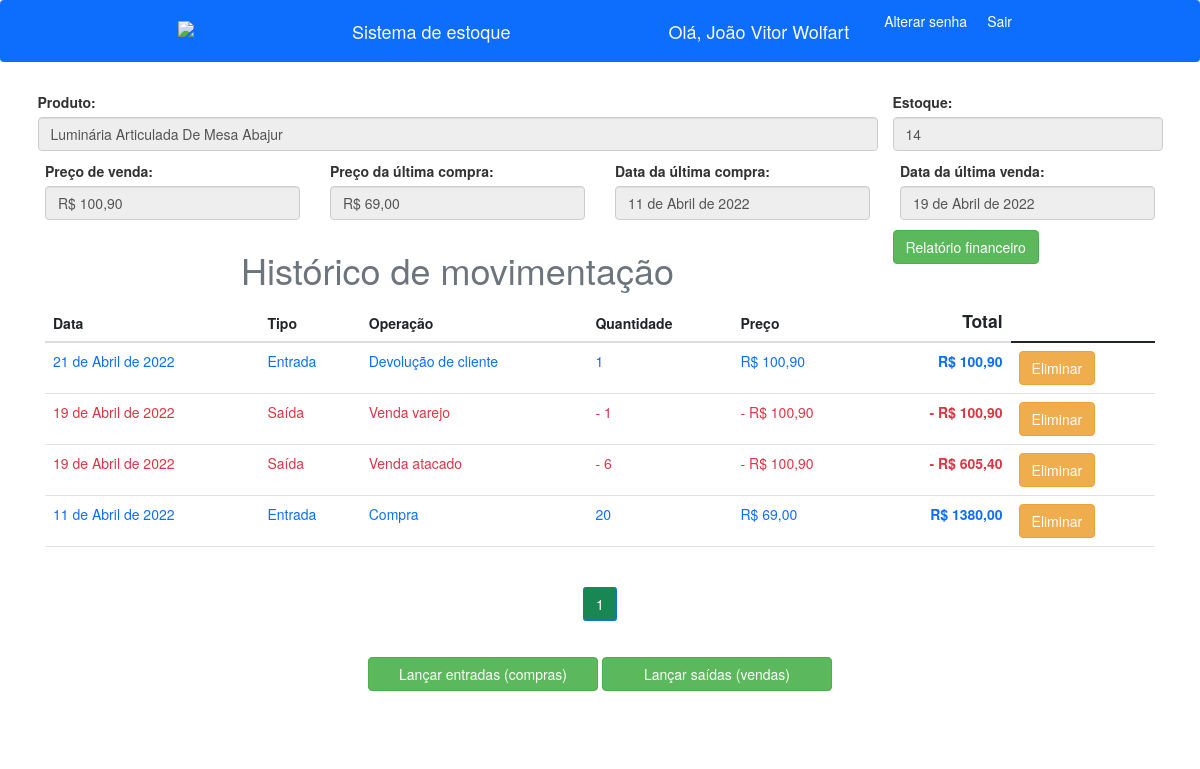
/relatorio/18 (signed in), run on the app's committed database.
### produtos/models.py (models this page shows, shortened)
class Produto(models.Model):
    produto = models.CharField(max_length=200)
    categoria = models.ForeignKey(Categoria, on_delete=models.DO_NOTHING)
    medida = models.ForeignKey(Medidas, on_delete=models.DO_NOTHING, blank=True, null=True)
    data_ultima_compra = models.DateField(blank=True, null=True)
    preco_ultima_compra = models.DecimalField(max_digits=7, decimal_places=2, blank=True, null=True)
    preco_venda = models.DecimalField(max_digits=7, decimal_places=2, blank=True, null=True)
    data_ultima_venda = models.DateField(blank=True, null=True)
    estoque = models.IntegerField(default=0)
    informacoes = models.TextField(blank=True, null=True)
    foto = models.ImageField(blank=True, upload_to='fotos')
    usuario = models.ForeignKey(User, on_delete=models.CASCADE, blank=True, null=True)
    ativo = models.BooleanField(default=True)

class Historico(models.Model):
    data = models.DateField()
    movimentacao = models.ForeignKey(Movimento, on_delete=models.DO_NOTHING)
    produto = models.ForeignKey(Produto, on_delete=models.DO_NOTHING)
    quantidade = models.IntegerField()
    preco = models.DecimalField(max_digits=7, decimal_places=2)
    excluido = models.BooleanField(default=False)

class Movimento(models.Model):
    tipo_movimento = models.CharField(max_length=50)
    entrada = models.BooleanField()
    somente_contabil = models.BooleanField(default=False)
    def __str__(self):
        return self.tipo_movimento

### produtos/views.py (the view)
# urls.py: path('relatorio/<int:id>', views.relatorio, name='relatorio'),
@login_required(login_url='login')
def relatorio(request, id):
    produto = Produto.objects.get(id=id)
    historico = Historico.objects.all().filter(
        produto=produto, excluido=False
    ).order_by('-data')
    paginator = Paginator(historico, 5)
    page = request.GET.get('p')
    historico = paginator.get_page(page)
    total = []
    for c in historico:
        total.append(c.preco*c.quantidade)
    teste = zip(historico, total)
    return render(request, 'paginas/relatorios.html', {'produto':produto, 'historico':historico, 'total':total, 'teste':teste})

### produtos/templates/paginas/relatorios.html (shortened to what this page needs)
{% extends 'base.html'%}
{% load static%}
{%block 'conteudo'%}
    <div class="row">
      <div class="mb-3 col-9">
        <label class="form-label">Produto: </label>
        <input type="text" class="form-control" name="produto" placeholder="Nome do produto" value="{{produto.produto}}" disabled>
      </div>
      <div class="mb-3 col-3">
        <label class="form-label">Estoque: </label>
        <input type="text" class="form-control" name="estoque" placeholder="Nome do produto" value="{{produto.estoque}}" disabled>
      </div>
    </div>
    <div class="row">
      <div class="mb-3 col-md-3">
        <label class="form-label">Preço de venda: </label>
        <input type="text" class="form-control" name="preco_venda" value="R$ {{produto.preco_venda}}" disabled>
      </div>
      {% if produto.preco_ultima_compra %}
      <div class="mb-3 col-md-3">
        <label class="form-label">Preço da última compra: </label>
        <input type="text" class="form-control" name="preco_compra" value="R$ {{produto.preco_ultima_compra}}" disabled>
      </div>
      {% else %}
      <div class="mb-3 col-md-3">
        <label class="form-label">Preço da última compra: </label>
        <input type="text" class="form-control" name="preco_compra" value="Nenhuma compra efetuada ainda" disabled>
      </div>
      {% endif %}
      {% if produto.data_ultima_compra %}
      <div class="mb-3 col-md-3">
        <label class="form-label">Data da última compra: </label>
        <input type="text" class="form-control" name="data_compra" value="{{produto.data_ultima_compra}}" disabled>
      </div>
      {% else %}
      <div class="mb-3 col-md-3">
        <label class="form-label">Data da última compra: </label>
        <input type="text" class="form-control" name="data_compra" value="Nenhuma compra efetuada ainda" disabled>
      </div>
      {% endif %}
      {% if produto.data_ultima_venda %}
      <div class="mb-3 col-md-3">
        <label class="form-label">Data da última venda: </label>
        <input type="text" class="form-control" name="data_compra" value="{{produto.data_ultima_venda}}" disabled>
      </div>
      {% else %}
      <div class="mb-3 col-md-3">
        <label class="form-label">Data da última venda: </label>
        <input type="text" class="form-control" name="data_compra" value="Nenhuma venda efetuada ainda" disabled>
      </div>
      {% endif %}
    </div>
    <div class="row">
      <div class="col-9">
        <h1 class="text-center text-secondary">Histórico de movimentação</h1>
      </div>
      <div class="col-3">
        <a href="{% url 'financeiro' produto.id%}" class="btn btn-success text-end">Relatório financeiro</a>
      </div>
    </div>
    <table class="table table-hover">
        <thead>
          <tr>
            <th scope="col">Data</th>
            <th scope="col">Tipo</th>
            <th scope="col">Operação</th>
            <th scope="col">Quantidade</th>
            <th scope="col">Preço</th>
            <th scope="col" class="text-end fs-3">Total</th>
          </tr>
        </thead>
        <tbody>
          {% for h, c in teste%}
          {% if h.movimentacao.entrada %}
          <tr class="text-primary">
              <td>{{h.data}}</td>
              <td>Entrada</td>
              <td>{{h.movimentacao}}</td>
              <td>{{h.quantidade}}</td>
              <td>R$ {{h.preco}}</td>
              <td class="text-end"><strong>R$ {{c}}</strong></td>
              <td> <a class="btn btn-warning" data-toggle="modal" data-target="#myModal{{h.id}}">Eliminar</a></td>
          </tr>
          {% else %}
          <tr class="text-danger">
              <td>{{h.data}}</td>
              <td>Saída</td>
              <td>{{h.movimentacao}}</td>
              <td>- {{h.quantidade}}</td>
              <td>- R$ {{h.preco}}</td>
              <td class="text-end"><strong>- R$ {{c}}</strong></td>
              <td> <a class="btn btn-warning" data-toggle="modal" data-target="#myModal{{h.id}}">Eliminar</a></td>
          </tr>
          {% endif %}
          {%endfor%}
        </tbody>
      </table>
      <nav aria-label="Page navigation example" class="mb-1 justify-content-center text-center">
        <ul class="pagination justify-content-center text-center">
          {%for pagina in historico.paginator.page_range%}
          {%if historico.number == pagina%}
            <li class="page-item active"><a class="page-link bg-success" href="?p={{pagina}}">{{pagina}}</a></li>
          {% else %}
            <li class="page-item"><a class="page-link" href="?p={{pagina}}">{{pagina}}</a></li>
          {%endif%}
          {%endfor%}
        </ul>
      </nav>
      <div class="text-center">
      <a href="{% url 'entradas' produto.id%}" class="btn btn-success my-3" style="width: 230px;">Lançar entradas (compras)</a>
      {% if produto.estoque > 0 %}
      <a href="{% url 'saidas' produto.id%}" class="btn btn-success my-3" style="width: 230px;">Lançar saídas (vendas)</a>
      {% else %}
      <a href="" class="btn btn-success disabled my-3" style="width: 230px;">Lançar saídas (vendas)</a>
      {% endif %}
      </div>
    <link rel="stylesheet" href="https://maxcdn.bootstrapcdn.com/bootstrap/3.4.1/css/bootstrap.min.css">
      <br><br>
{%endblock%}

### templates/base.html (shortened to what this page needs)
{% load static%}
<!doctype html>
<html lang="pt-br">
  <head>
    <link href="https://cdn.jsdelivr.net/npm/bootstrap@5.1.3/dist/css/bootstrap.min.css" rel="stylesheet">
    <link rel="stylesheet" href="{% static 'css/blog.css' %}">
  </head>
  <body>
    <nav class="navbar navbar-light bg-primary">
        <div class="container">
          <a href="{% url 'home'%}" class="navbar-brand nav-link text-light text-start"><img src="{% static 'img/icone_home.png'%}" style="max-width: 50px;"></span>
          <a href="{% url 'home'%}" class="navbar-brand nav-link text-light text-start">Sistema de estoque</span>
          <div class="d-flex">
          {% if user.first_name != ''%}
          <span>Olá, {{user.first_name}} {{user.last_name}}</span>
          {% else %}
          <span>Olá, {{user}}</span>
          {%endif%}
          <a class="nav-link text-white" href="{% url 'alterar_senha' %}">Alterar senha</a>
          <a class="nav-link text-white" href="{% url 'logout' %}">Sair</a>
          </div>
        </div>
      </nav>
      <div class="container mt-5 mb-3">
      {% block 'conteudo' %}
      {% endblock %}
    </div>
  </body>
</html>

### templates/static/css/blog.css (style rules this page uses)
* { margin: 0; padding: 0; }
body { background-color: azure; }
.container { width: 90%; margin: 0 auto; }
a { cursor: pointer; }

### data on the page
Produto: produto "Luminária Articulada De Mesa Abajur", estoque "14", preco_venda "R$ 100,90", preco_compra "R$ 69,00", data_compra "11 de Abril de 2022", data_compra "19 de Abril de 2022"
Historico: data "21 de Abril de 2022", movimentacao "Devolução de cliente", quantidade "1", preco "100,90", c "100,90"
Historico: data "19 de Abril de 2022", movimentacao "Venda varejo", quantidade "1", preco "100,90", c "100,90"
Historico: data "19 de Abril de 2022", movimentacao "Venda atacado", quantidade "6", preco "100,90", c "605,40"
Historico: data "11 de Abril de 2022", movimentacao "Compra", quantidade "20", preco "69,00", c "1380,00"

### other printed values
{{ user.first_name }} "João Vitor"
{{ user.last_name }} "Wolfart"
{{ pagina }} "1"
